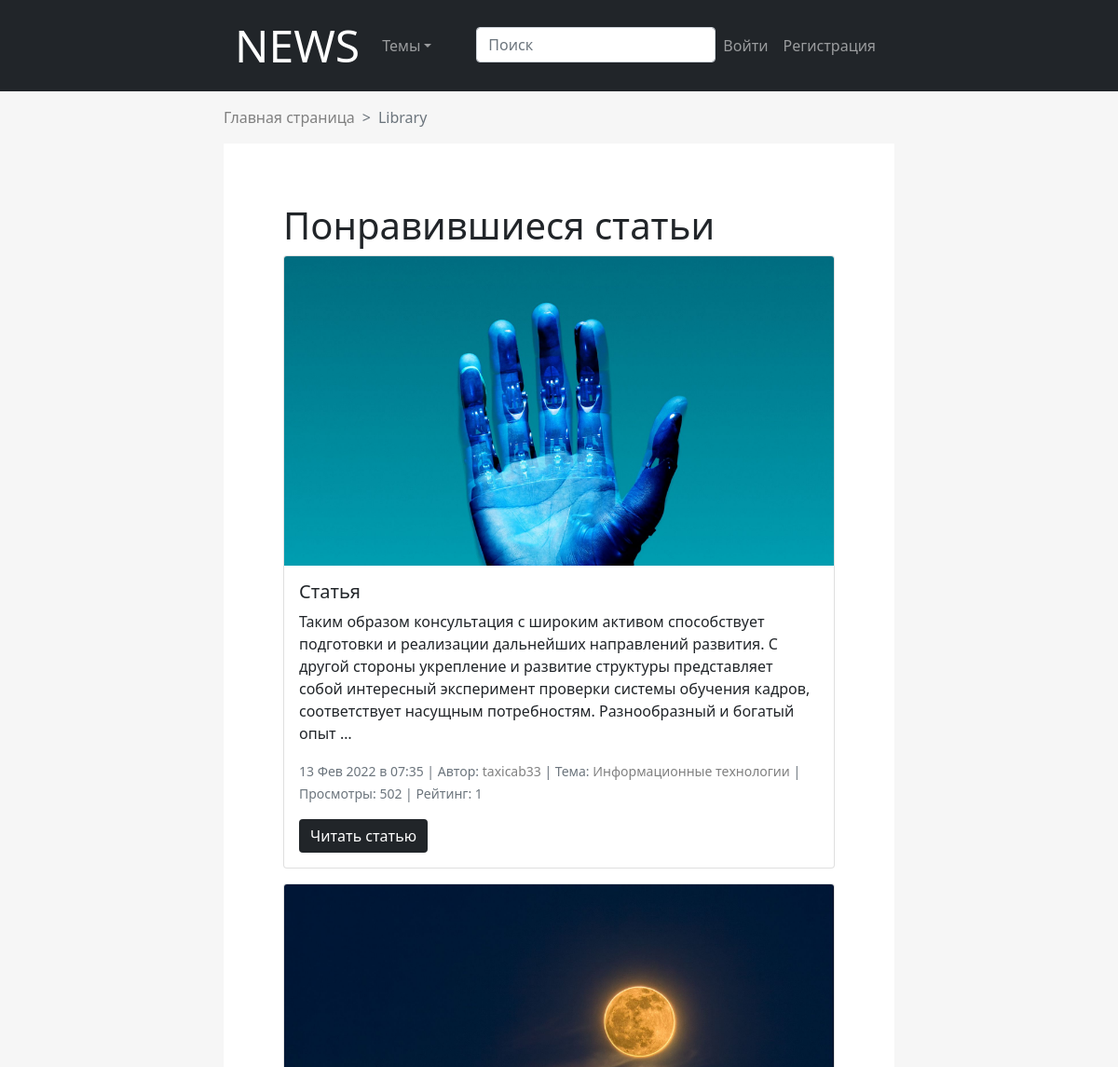
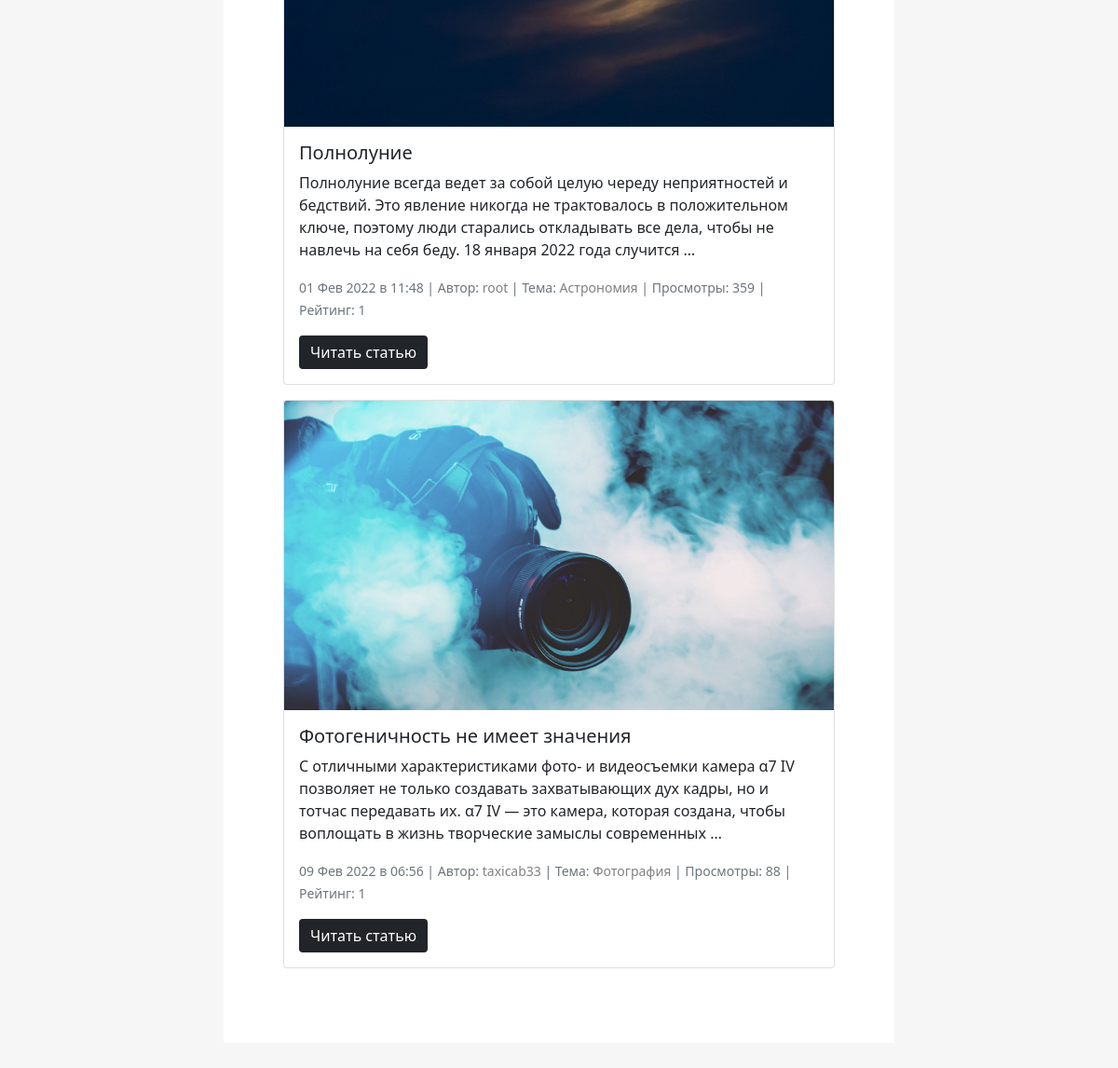
Page /user/taxicab33/liked_articles on the committed database (2 pictures, top to bottom).
### newsapp/models.py (models this page shows, shortened)
class Article(models.Model):
    title = models.CharField(max_length=255, verbose_name="Заголовок")
    slug = models.SlugField(max_length=255, unique=True, db_index=True, blank=True, verbose_name="URL")
    content = models.TextField(blank=True, verbose_name="Текст статьи")
    photo = models.ImageField(upload_to="photos/%Y/%m/%d/", verbose_name="Изображение")
    time_create = models.DateTimeField(auto_now_add=True, verbose_name="Время создание")
    time_update = models.DateTimeField(auto_now=True, verbose_name="Время изменения")
    is_published = models.BooleanField(default=True, verbose_name="Публикация")
    tags = models.TextField(blank=True, verbose_name="Тэги")
    cat = models.ForeignKey('Category', on_delete=models.PROTECT, verbose_name="Категория")
    user = models.ForeignKey(User, on_delete=models.PROTECT, blank=True, verbose_name='Автор', related_name='author')
    views = models.IntegerField(default=0)  # в следующий раз сделать отдельным классов выше
    likes = models.IntegerField(default=0)
    dislikes = models.IntegerField(default=0)
    rating = models.IntegerField(default=0)
    votes = GenericRelation(LikeDislike, related_query_name='article_likes')
    comments = GenericRelation(Comment, related_query_name='article_comments')
    def get_absolute_url(self):
        return reverse('article', kwargs={'article_slug': self.slug})
    def get_rating(self):
        return self.likes - self.dislikes
    class Meta:
        verbose_name = "Статьи"
        verbose_name_plural = "Статьи"
        ordering = ['-views']

class Category(models.Model):
    name = models.CharField(max_length=100, db_index=True, verbose_name="Заголовок")
    slug = models.SlugField(max_length=255, blank=True, unique=True, db_index=True, verbose_name="URL")
    def get_absolute_url(self):
        return reverse('cat', kwargs={'cat_slug': self.slug})
    class Meta:
        verbose_name = "Категории новостей"
        verbose_name_plural = "Категории"
        ordering = ['id']

### account/views.py (the view)
# urls.py: path('user/<slug:user_slug>/liked_articles', ShowUserLikedArticles.as_view()),
class ShowUserLikedArticles(DataMixin, DetailView):
    model = UserProfile
    slug_url_kwarg = 'user_slug'
    template_name = 'account/liked_articles.html'
    context_object_name = 'required_user'
    object_list = 'articles'
    def get_context_data(self, *, object_list=None, **kwargs):
        context = super().get_context_data(**kwargs)
        context['articles'] = self.get_user_liked_articles(required_user=context['required_user'].user)
        c_def = self.get_user_context(title="Понравившиеся статьи")
        return dict(list(context.items()) + list(c_def.items()))

### account/models.py (called while the page is built)
    def get_absolute_url(self):
        return reverse('user', kwargs={'user_slug': self.slug})

### newsapp/utils.py (called while the page is built)
    def get_user_context(self, **kwargs):
        context = kwargs
        cats = Category.objects.all()
        context['cats'] = cats
        return context

    def get_user_liked_articles(self, **kwargs):
        user_likes = LikeDislike.objects.filter(user=kwargs['required_user'], vote=1,
                                                content_type=ContentType.objects.get_for_model(Article))
        user_liked_articles = Article.objects.filter(pk__in=user_likes.values('object_id'))
        return user_liked_articles

### account/templates/account/liked_articles.html (shortened to what this page needs)
{% extends 'newsapp/base.html'%}
{% load static %}
{%block content%}
    <h1>{{title}} {{user.username}}</h1>
    {% for item in articles%}
        <div class="card mb-3">
            <a href="{{ item.get_absolute_url }}">
                <img src="{{item.photo.url}}" class="card-img-top" alt="{{item.title}}">
            </a>
            <div class="card-body">
                <h5 class="card-title">{{item.title}}</h5>
                <p class="card-text">{{item.content|truncatewords:35}}</p>
                <p class="card-text">
                    <small class="text-muted">
                        {{item.time_create|date:"d M Y"}} в {{item.time_create.time|date:"H:i"}}
                        | Автор: <a href="{{item.user.userprofile.get_absolute_url}}">{{item.user.username}}</a>
                        | Тема: <a href="{{item.cat.get_absolute_url}}">{{item.cat.name}}</a>
                        | Просмотры: {{item.views}}
                        | Рейтинг: {{item.get_rating}}
                    </small>
                </p>
                <a class="btn btn-secondary" href="{{ item.get_absolute_url }}" type="submit">Читать статью</a>
            </div>
        </div>
    {% endfor %}
{%endblock%}

### newsapp/templates/newsapp/base.html (shortened to what this page needs)
{% load static %}
{% load cache %}
<!DOCTYPE html>
<html lang="en">
<head>
	<link href="https://cdn.jsdelivr.net/npm/bootstrap@5.1.3/dist/css/bootstrap.min.css" rel="stylesheet">
	<link type="text/css" href="{% static 'newsapp/css/style.css' %}" rel="stylesheet">
</head>
<body>
	<nav class="navbar navbar-expand-sm navbar-dark bg-dark">
	    <div class="container-fluid">
			<a class="navbar-brand" href="{% url 'main' %}">NEWS</a>
			<div class="collapse navbar-collapse" id="navbarsExample03">
				<ul class="navbar-nav me-auto mb-2 mb-sm-0">
					<li class="nav-item dropdown">
					<a class="nav-link dropdown-toggle" href="#" id="dropdown03" data-bs-toggle="dropdown"
					   aria-expanded="false">Темы</a>
					</li>
				</ul>
				<ul class="navbar-nav ml-auto mb-2 mb-sm-0">
					<li class="nav-item">
						<form>
						  <input class="form-control" type="text" placeholder="Поиск" aria-label="Search">
						</form>
					</li>
					{% if request.user.is_authenticated %}
					{% if request.user.userprofile.avatar %}
					<li class="nav-item">
						<a href="{{user.userprofile.get_absolute_url}}"><img src="{{user.userprofile.avatar.url}}"
																			 class="small-user-image current-user-img" alt=""></a>
					</li>
					{% endif %}
					<li class="nav-item dropdown">
						<a class="nav-link dropdown-toggle" href="#" id="dropdown04" data-bs-toggle="dropdown"
						   aria-expanded="false">{{user.username}}</a>
						<ul class="dropdown-menu" aria-labelledby="dropdown03">
							<li>
								<a class="dropdown-item" href="{{user.userprofile.get_absolute_url}}">Личный кабинет</a>
							</li>
							<li>
								<a class="dropdown-item" href="{{user.userprofile.get_absolute_url}}liked_articles">
									Понравившиеся статьи
								</a>
							</li>
							<li>
								<a class="dropdown-item" href="{{user.userprofile.get_absolute_url}}favorite_articles">
									Избранные статьи
								</a>
							</li>
							<li>
								<a class="dropdown-item" href="{% url 'logout'%}">Выйти</a>
							</li>
						</ul>
					</li>
					{% else %}
					<li class="nav-item">
						<a class="nav-link" href="{% url 'login'%}">Войти</a>
					</li>
					<li class="nav-item">
						<a class="nav-link" href="{% url 'register'%}">Регистрация</a>
					</li>
					{% endif %}
				</ul>
			</div>
		</div>
  	</nav>
  		<nav style="--bs-breadcrumb-divider: '>';" aria-label="breadcrumb">
		  <ol class="breadcrumb my-3">
			<li class="breadcrumb-item"><a href="#">Главная страница</a></li>
			<li class="breadcrumb-item active" aria-current="page">Library</li>
		  </ol>
		</nav>
  	<main>
		{% block content%}
		{% endblock %}
  	</main>
</body>
</html>

### newsapp/static/newsapp/css/style.css (style rules this page uses)
body { background-color: #F6F6F6 ; }
.navbar-brand { font-size: 48px; }
main { margin: 0px 20% 100px 20%; padding: 64px; background-color: white; }
nav { padding: 0 20% 0 20%; }
a { text-decoration: none; color:#808080; ; }
.btn { background-color: #212529; border: none; }

### rows in the picture
Article: photo (picture), title "Статья", content "Таким образом консультация с широким активом способствует подготовки и реализации дальнейших направлений развития. С другой стороны укрепление и развитие структуры представляет собой интересный эксперимент проверки системы обучения кадров, соответствует насущным потребностям. Разнообразный и богатый опыт …", time_create "13 Фев 2022", time_create.time "07:35", user.username "taxicab33", cat.name "Информационные технологии", views "502", get_rating "1"
Article: photo (picture), title "Полнолуние", content "Полнолуние всегда ведет за собой целую череду неприятностей и бедствий. Это явление никогда не трактовалось в положительном ключе, поэтому люди старались откладывать все дела, чтобы не навлечь на себя беду. 18 января 2022 года случится …", time_create "01 Фев 2022", time_create.time "11:48", user.username "root", cat.name "Астрономия", views "359", get_rating "1"
Article: photo (picture), title "Фотогеничность не имеет значения", content "С отличными характеристиками фото- и видеосъемки камера α7 IV позволяет не только создавать захватывающих дух кадры, но и тотчас передавать их. α7 IV — это камера, которая создана, чтобы воплощать в жизнь творческие замыслы современных …", time_create "09 Фев 2022", time_create.time "06:56", user.username "taxicab33", cat.name "Фотография", views "88", get_rating "1"

### other values in the picture
{{ title }} "Понравившиеся статьи"
